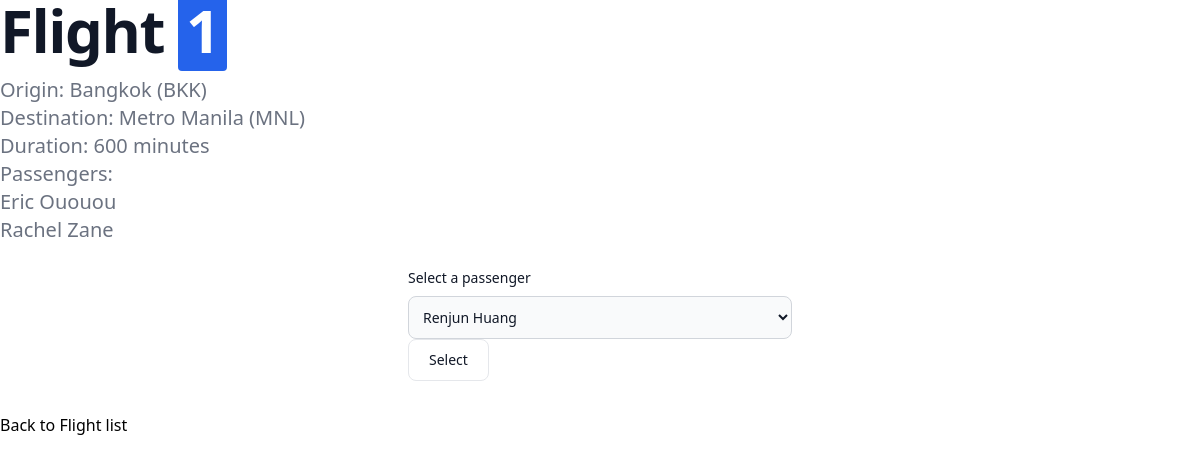
The page /flights/1 on the database its author committed.
### flights/models.py (models this page shows, shortened)
class Flight (models.Model):
        origin = models.ForeignKey(Airport, on_delete=models.CASCADE, related_name="departures")
        destination = models.ForeignKey(Airport, on_delete=models.CASCADE, related_name="arrivals")
        duration = models.IntegerField()

class Airport (models.Model):
        code = models.CharField(max_length=3)
        city = models.CharField(max_length=64)
        def __str__(self):
                return f"{self.city} ({self.code})"

class Passenger (models.Model):
        first_name = models.CharField(max_length=64)
        last_name = models.CharField(max_length=64)
        flights = models.ManyToManyField(Flight, blank=True, related_name="passengers")
        def __str__(self):
                return f"{self.first_name} {self.last_name}"

### flights/views.py (the view)
# urls.py: path("<int:flight_id>", views.flight, name="flight"),
def flight (request, flight_id):
        flight = Flight.objects.get(pk=flight_id) # id == pk (primary key)
        return render(request, "flights/flight.html", {
                "flight": flight,
                "passengers": flight.passengers.all(),
                "non_passengers": Passenger.objects.exclude(flights=flight).all()
        })

### flights/templates/flights/flight.html (shortened to what this page needs)
{% extends "flights/layout.html" %}
{% block body %}
        <h1 class="mb-4 text-4xl font-extrabold leading-none tracking-tight text-gray-900 md:text-5xl lg:text-6xl dark:text-white"> Flight <mark class="px-2 text-white bg-blue-600 rounded dark:bg-blue-500">{{flight.id}}</mark></h1>
        <ul>
                <li><p class="text-lg font-normal text-gray-500 lg:text-xl dark:text-gray-400">Origin: {{flight.origin}}</p></li>
                <li><p class="text-lg font-normal text-gray-500 lg:text-xl dark:text-gray-400">Destination: {{flight.destination}}</p></li>
                <li><p class="text-lg font-normal text-gray-500 lg:text-xl dark:text-gray-400">Duration: {{flight.duration}} minutes</p></li>
                <li><p class="text-lg font-normal text-gray-500 lg:text-xl dark:text-gray-400">Passengers: </p>
                        {% for person in passengers %}
                        <li> <p class="text-lg font-normal text-gray-500 lg:text-xl dark:text-gray-400">{{person}} </p> </li>
                        {% empty %}
                        <li> <p class="text-lg font-normal text-gray-500 lg:text-xl dark:text-gray-400">No passengers.</p> </li>
                        {% endfor %}
                </li>
        </ul>
        <br>
        <form class="max-w-sm mx-auto" action="{% url 'book' flight.id %}" method="post">
        <label for="countries" class="block mb-2 text-sm font-medium text-gray-900 dark:text-white">Select a passenger</label>
                <select class="bg-gray-50 border border-gray-300 text-gray-900 text-sm rounded-lg focus:ring-blue-500 focus:border-blue-500 block w-full p-2.5 dark:bg-gray-700 dark:border-gray-600 dark:placeholder-gray-400 dark:text-white dark:focus:ring-blue-500 dark:focus:border-blue-500" name="passenger">
                        {% for passenger in non_passengers %}
                                <option value="{{ passenger.id }}">{{passenger}}</option>
                        {% endfor %}
                </select>
                <button type="submit" class="py-2.5 px-5 me-2 mb-2 text-sm font-medium text-gray-900 focus:outline-none bg-white rounded-lg border border-gray-200 hover:bg-gray-100 hover:text-blue-700 focus:z-10 focus:ring-4 focus:ring-gray-100 dark:focus:ring-gray-700 dark:bg-gray-800 dark:text-gray-400 dark:border-gray-600 dark:hover:text-white dark:hover:bg-gray-700">Select</button>
        </form>
        <br>
        <a href="{% url 'index' %}">Back to Flight list</a>
{% endblock %}

### rows shown on the page
Flight: origin "Bangkok (BKK)", destination "Metro Manila (MNL)", duration "600"
Passenger: first_name+last_name "Eric Ououou"
Passenger: first_name+last_name "Rachel Zane"

### other values the page prints
form field passenger "Renjun Huang"
